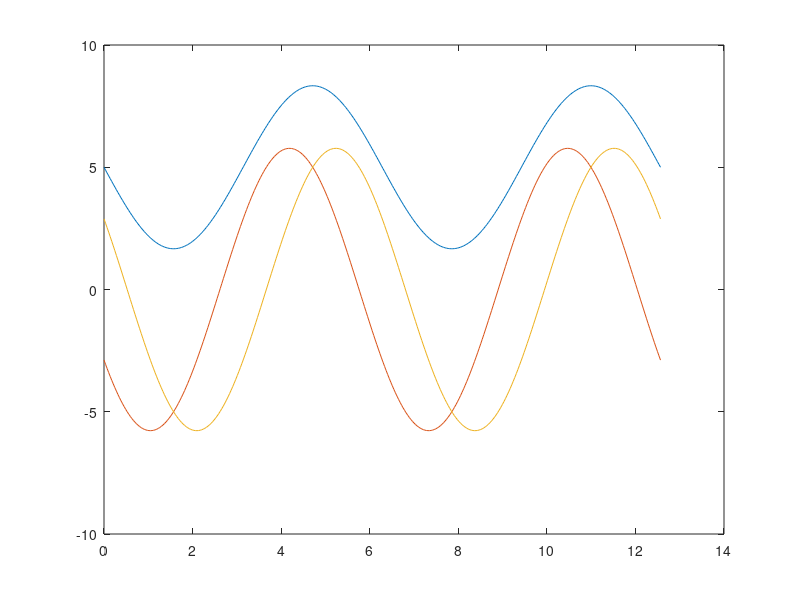

The MATLAB script that drew this image:
voltage_power=16.8
voltage_power_supply=10
Uq=voltage_power_supply/3





theta = linspace(0, 4*pi, 360);
angle_el=theta;
% 帕克逆变换
Ualpha =  -Uq*sin(angle_el); 
Ubeta =   Uq*cos(angle_el); 

% 克拉克逆变换
Ua = Ualpha + voltage_power_supply/2;
Ub = (sqrt(3)*Ubeta-Ualpha)/2 + voltage_power_supply/2;
Uc = (-Ualpha-sqrt(3)*Ubeta)/2 + voltage_power_supply/2;


plot(theta,Ua);
hold on
plot(theta,Ua-Ub);
hold on
plot(theta,Ua-Uc);

% polarplot(theta,Ua);
% hold on
% polarplot(theta,Ub);
% hold on
% polarplot(theta,Uc);


